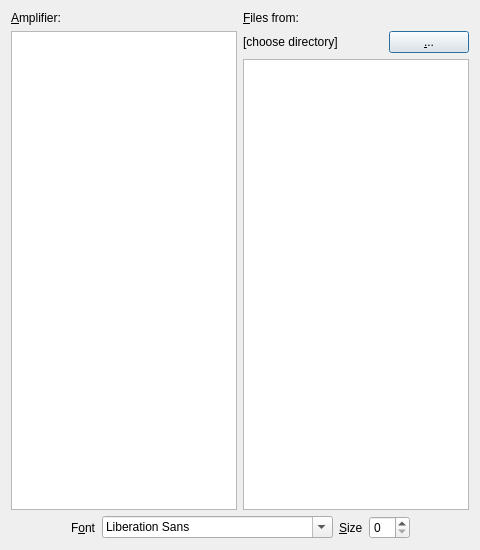
<?xml version="1.0" encoding="UTF-8"?>
<ui version="4.0">
 <class>Library</class>
 <widget class="QDialog" name="Library">
  <property name="geometry">
   <rect>
    <x>0</x>
    <y>0</y>
    <width>480</width>
    <height>550</height>
   </rect>
  </property>
  <property name="windowTitle">
   <string>PLUG Library</string>
  </property>
  <property name="accessibleName">
   <string>Library window</string>
  </property>
  <property name="accessibleDescription">
   <string>Allows to quickly load presets from amplifier and files</string>
  </property>
  <layout class="QVBoxLayout" name="verticalLayout_3">
   <item>
    <layout class="QHBoxLayout" name="horizontalLayout_3">
     <item>
      <layout class="QVBoxLayout" name="verticalLayout">
       <item>
        <widget class="QLabel" name="label">
         <property name="text">
          <string>&amp;Amplifier:</string>
         </property>
         <property name="buddy">
          <cstring>listWidget</cstring>
         </property>
        </widget>
       </item>
       <item>
        <widget class="QListWidget" name="listWidget">
         <property name="accessibleName">
          <string>Presets from amplifier</string>
         </property>
         <property name="accessibleDescription">
          <string>This list shows presets on ampplifier</string>
         </property>
        </widget>
       </item>
      </layout>
     </item>
     <item>
      <layout class="QVBoxLayout" name="verticalLayout_2">
       <item>
        <widget class="QLabel" name="label_2">
         <property name="text">
          <string>&amp;Files from:</string>
         </property>
         <property name="buddy">
          <cstring>listWidget_2</cstring>
         </property>
        </widget>
       </item>
       <item>
        <layout class="QHBoxLayout" name="horizontalLayout">
         <item>
          <widget class="QLabel" name="label_3">
           <property name="sizePolicy">
            <sizepolicy hsizetype="Minimum" vsizetype="Preferred">
             <horstretch>0</horstretch>
             <verstretch>0</verstretch>
            </sizepolicy>
           </property>
           <property name="text">
            <string>[choose directory]</string>
           </property>
           <property name="textInteractionFlags">
            <set>Qt::TextSelectableByMouse</set>
           </property>
          </widget>
         </item>
         <item>
          <widget class="QPushButton" name="pushButton">
           <property name="sizePolicy">
            <sizepolicy hsizetype="Fixed" vsizetype="Fixed">
             <horstretch>0</horstretch>
             <verstretch>0</verstretch>
            </sizepolicy>
           </property>
           <property name="accessibleName">
            <string>Choose directory</string>
           </property>
           <property name="accessibleDescription">
            <string>Choose directory where preset files are stored</string>
           </property>
           <property name="text">
            <string>&amp;...</string>
           </property>
          </widget>
         </item>
        </layout>
       </item>
       <item>
        <widget class="QListWidget" name="listWidget_2">
         <property name="accessibleName">
          <string>Presets from files</string>
         </property>
         <property name="accessibleDescription">
          <string>This list shows presets from files</string>
         </property>
        </widget>
       </item>
      </layout>
     </item>
    </layout>
   </item>
   <item>
    <layout class="QHBoxLayout" name="horizontalLayout_2">
     <item>
      <spacer name="horizontalSpacer">
       <property name="orientation">
        <enum>Qt::Horizontal</enum>
       </property>
       <property name="sizeHint" stdset="0">
        <size>
         <width>40</width>
         <height>20</height>
        </size>
       </property>
      </spacer>
     </item>
     <item>
      <widget class="QLabel" name="label_4">
       <property name="text">
        <string>F&amp;ont</string>
       </property>
       <property name="buddy">
        <cstring>fontComboBox</cstring>
       </property>
      </widget>
     </item>
     <item>
      <widget class="QFontComboBox" name="fontComboBox">
       <property name="accessibleName">
        <string>Choose font</string>
       </property>
       <property name="accessibleDescription">
        <string>Allows to choose font which will be used to display presets</string>
       </property>
      </widget>
     </item>
     <item>
      <widget class="QLabel" name="label_5">
       <property name="text">
        <string>&amp;Size</string>
       </property>
       <property name="buddy">
        <cstring>spinBox</cstring>
       </property>
      </widget>
     </item>
     <item>
      <widget class="QSpinBox" name="spinBox">
       <property name="accessibleName">
        <string>Choose font size</string>
       </property>
       <property name="accessibleDescription">
        <string>Allows to choose font size which will be used to display presets</string>
       </property>
       <property name="maximum">
        <number>32</number>
       </property>
      </widget>
     </item>
     <item>
      <spacer name="horizontalSpacer_2">
       <property name="orientation">
        <enum>Qt::Horizontal</enum>
       </property>
       <property name="sizeHint" stdset="0">
        <size>
         <width>40</width>
         <height>20</height>
        </size>
       </property>
      </spacer>
     </item>
    </layout>
   </item>
  </layout>
 </widget>
 <tabstops>
  <tabstop>pushButton</tabstop>
  <tabstop>listWidget</tabstop>
  <tabstop>listWidget_2</tabstop>
 </tabstops>
 <resources/>
 <connections/>
</ui>
